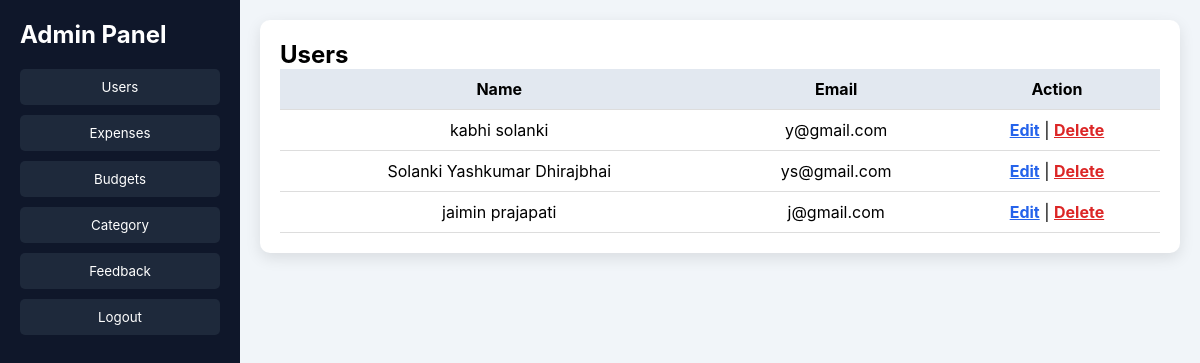
/admin-dashboard/ (signed in), run on the app's committed database.
### app1/models.py (models this page shows)
class reg_users(models.Model):
    name = models.CharField(max_length=100)
    mobile = models.CharField(max_length=15)
    email = models.EmailField(unique=True)
    password = models.CharField(max_length=255)
    gender = models.CharField(max_length=10, choices=[('Male','Male'), ('Female','Female'), ('Other','Other')])
    date_of_birth = models.DateField()
    country=models.CharField(max_length=50)
    terms = models.BooleanField(default=False)
    registered_at = models.DateTimeField(auto_now_add=True)
    def __str__(self):
        return self.name

### app1/views.py (the view)
# urls.py: path('admin-dashboard/', views.admin_dashboard, name='admin_dashboard'),
@login_required
@user_passes_test(admin_check)
def admin_dashboard(request):
    users = reg_users.objects.all()
    expenses = Expense.objects.all()
    budgets = Budget.objects.all()
    feedbacks = Feedback.objects.all()
    category = Category.objects.all()
    context = {
        "users": users,
        "expenses": expenses,
        "budgets": budgets,
        "feedbacks": feedbacks,
        "category":category,
    }
    return render(request, "admin_panel/dashboard.html", context)

### app1/views.py (called while the page is built)
def admin_check(user):
    return user.is_staff

### app1/templates/admin_panel/dashboard.html (shortened to what this page needs)
<!DOCTYPE html>
<html>
<head>
</head>
<body>
<div class="sidebar" id="sidebar">
    <h2>Admin Panel</h2>
    <button onclick="showSection('users')">Users</button>
    <button onclick="showSection('expenses')">Expenses</button>
    <button onclick="showSection('budgets')">Budgets</button>
    <button onclick="showSection('category')">Category</button>
    <button onclick="showSection('feedback')">Feedback</button>
    <a href="{% url 'admin_logout' %}"><button>Logout</button></a>
</div>
<div class="main">
<div id="users" class="table-box">
<h2>Users</h2>
<table>
<tr><th>Name</th><th>Email</th><th>Action</th></tr>
{% for u in users %}
<tr>
<td>{{ u.name }}</td>
<td>{{ u.email }}</td>
<td>
<a href="{% url 'edit_user' u.id %}" class="edit">Edit</a> |
<a href="{% url 'delete_user' u.id %}" class="delete" onclick="return confirmDelete()">Delete</a>
</td>
</tr>
{% endfor %}
</table>
</div>
</div>
</body>
</html>

### app1/templates/admin_panel/dashboard.html (style rules this page uses)
* { margin:0; padding:0; box-sizing:border-box; font-family:'Inter',sans-serif; }
body { display:flex; background:#f1f5f9; }
.sidebar { width:240px; background:#0f172a; color:white; height:100vh; padding:20px; position:fixed; }
.sidebar h2 { margin-bottom:20px; }
.sidebar button { width:100%; padding:10px; margin-bottom:10px; background:#1e293b; border:none; color:white; cursor:pointer; border-radius:5px; }
.main { margin-left:240px; padding:20px; width:100%; }
.table-box { background:white; padding:20px; margin-bottom:20px; border-radius:10px; box-shadow:0 5px 15px rgba(0,0,0,0.1); }
table { width:100%; border-collapse:collapse; }
th,td { padding:10px; text-align:center; border-bottom:1px solid #ddd; }
th { background:#e2e8f0; }
.edit { color:blue; }
.delete { color:red; }
.edit { color:#2563eb; font-weight:bold; }
.delete { color:#dc2626; font-weight:bold; }

### data on the page
reg_users: name "kabhi solanki", email "y@gmail.com"
reg_users: name "Solanki Yashkumar Dhirajbhai", email "ys@gmail.com"
reg_users: name "jaimin prajapati", email "j@gmail.com"
